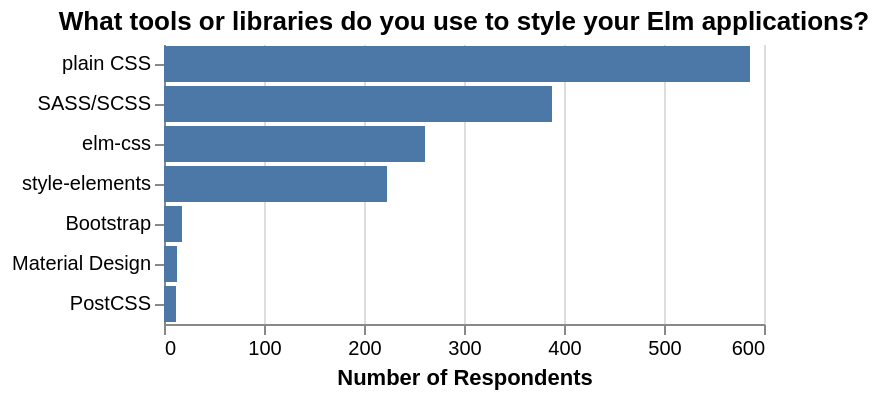

The Vega-Lite source for this figure:
### Vega-Lite specification from a JSON file in a GitHub repository (floating-point values rounded to 4 significant figures)
{"$schema": "https://vega.github.io/schema/vega-lite/v3.json", "title": "What tools or libraries do you use to style your Elm applications?", "data": {"values": "css,count,year\nplain CSS,586,2018\nSASS/SCSS,388,2018\nelm-css,261,2018\nstyle-elements,223,2018\nBootstrap,18,2018\nMaterial Design,13,2018\nPostCSS,12,2018\n", "format": {"type": "csv"}}, "config": {"view": {"stroke": "transparent"}, "axis": {"domainWidth": 1}}, "encoding": {"x": {"field": "count", "type": "quantitative", "axis": {"title": "Number of Respondents"}}, "y": {"field": "css", "type": "nominal", "axis": {"title": null}, "sort": {"field": "count", "order": "descending", "op": "sum"}}}, "mark": "bar"}
